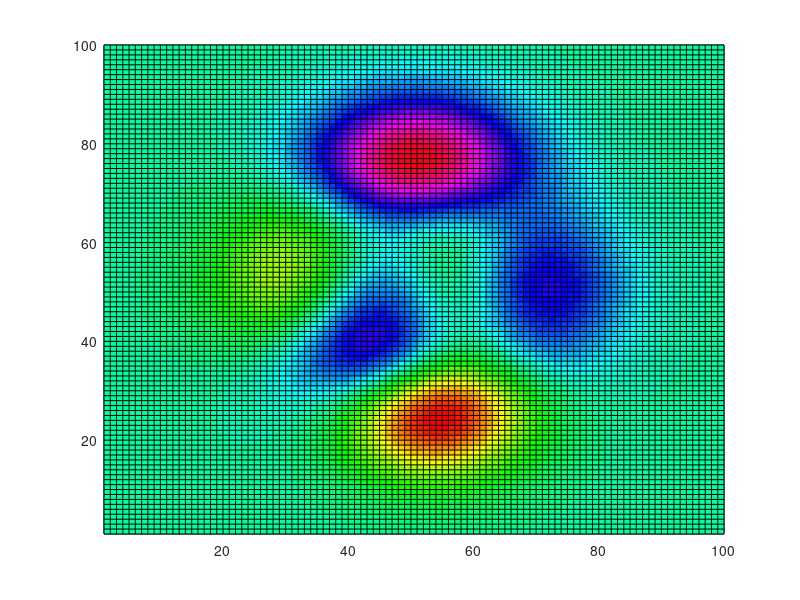
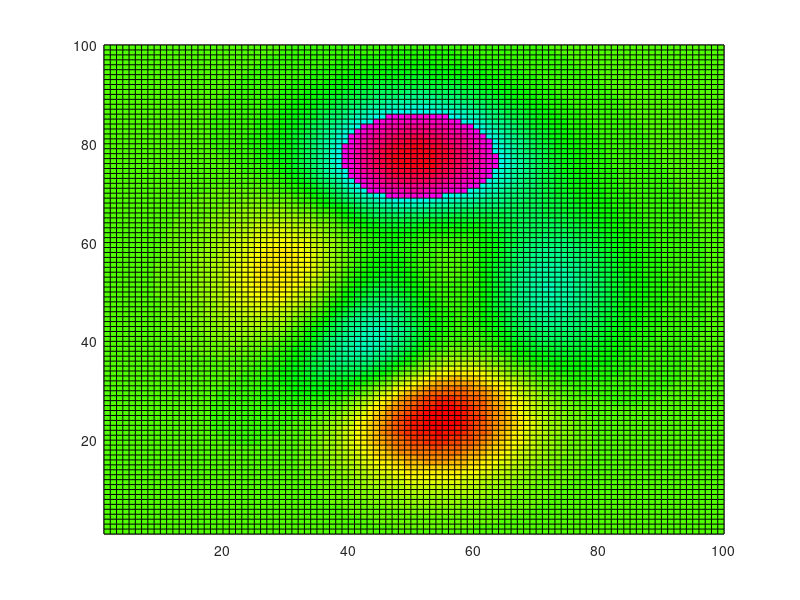

Source code (MATLAB) for these figures, in order:
% img = blurredImage;

Z = peaks(100) ; 
figure(1)
pcolor(Z)
cmap = hsv ;
colormap(cmap)
% Remove red 
idx = cmap(:,3)==1 ; 
cmap(idx,:) = [] ;
figure(2)
pcolor(Z) 
colormap(cmap)